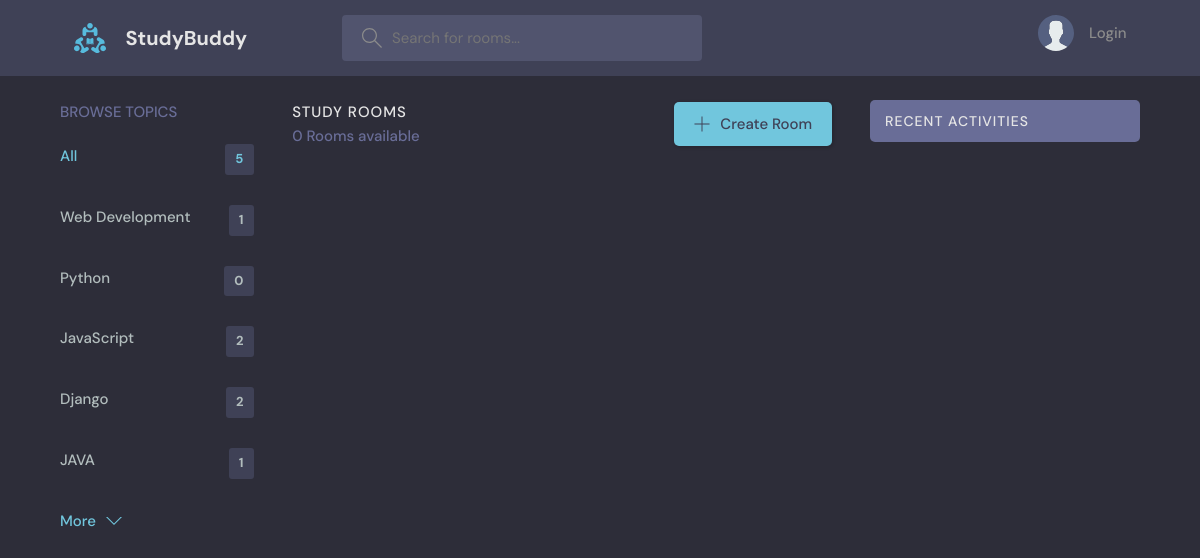
Before: /?q=REACT with the older database file.
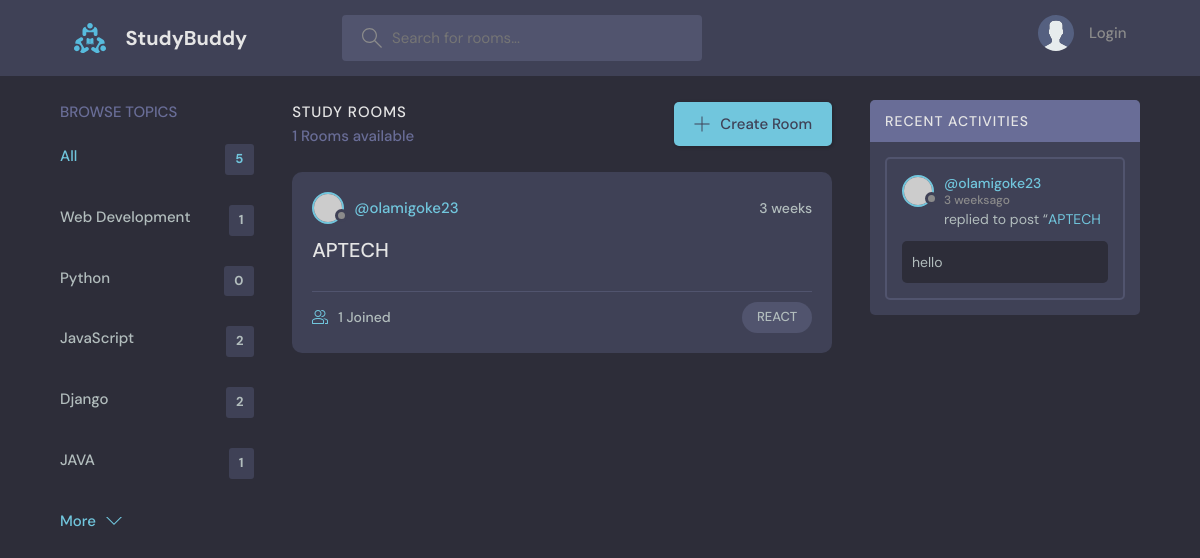
After: the same page with the newer database file.
### base/models.py (models this page shows, shortened)
class Topic(models.Model):
    name = models.CharField(max_length=200)

class Room(models.Model):
    host = models.ForeignKey(User, on_delete=models.SET_NULL, null=True)
    topic= models.ForeignKey(Topic, on_delete=models.SET_NULL, null=True)
    name = models.CharField(max_length=200)
    description = models.TextField(null=True, blank=True)
    participants = models.ManyToManyField(User, related_name='participants', blank=True)
    updated = models.DateTimeField(auto_now=True)
    created = models.DateTimeField(auto_now_add=True)
    class Meta:
        ordering = ['-updated', '-created']
    def __str__(self):
        return str(self.name)

class Message(models.Model):
    user = models.ForeignKey(User, on_delete=models.CASCADE)
    room = models.ForeignKey(Room, on_delete=models.CASCADE)
    body = models.TextField()
    updated = models.DateTimeField(auto_now=True)
    created = models.DateTimeField(auto_now_add=True)
    class Meta:
        ordering = ['-updated', '-created']

### base/views.py (the view)
# urls.py: path('', views.home, name="home"),
def home(request):
    q= request.GET.get('q') if request.GET.get('q') != None else ''
    rooms = Room.objects.filter(
        Q(topic__name__icontains=q) |
        Q(name__icontains=q) |
        Q(description__icontains=q)
        )
    topics = Topic.objects.all()[0:5]
    room_count = rooms.count()
    room_messages =  Message.objects.filter(Q(room__topic__name__icontains=q))
    context = {'rooms':rooms, 'topics': topics, 'room_count':room_count,
               'room_messages':room_messages}
    return render(request, "base/home.html", context)

### base/templates/base/home.html (shortened to what this page needs)
{% extends 'main.html' %}
{% block content %}
<main class="layout layout--3">
  <div class="container">
    {% include 'base/topics_component.html' %}
    <div class="roomList">
      <div class="roomList__header">
        <div>
          <h2>Study Rooms</h2>
          <p>{{room_count}} Rooms available</p>
        </div>
        <a class="btn btn--main" href="{% url 'create-room' %}">
          <svg version="1.1" xmlns="http://www.w3.org/2000/svg" width="32" height="32" viewBox="0 0 32 32">
            <title>add</title>
            <path
              d="M16.943 0.943h-1.885v14.115h-14.115v1.885h14.115v14.115h1.885v-14.115h14.115v-1.885h-14.115v-14.115z">
            </path>
          </svg>
          Create Room
        </a>
      </div>
      {% include 'base/feed_component.html' %}
    </div>
    {% include 'base/activity_component.html' %}
  </div>
</main>
{% endblock %}

### base/templates/base/topics_component.html
<div class="topics">
    <div class="topics__header">
      <h2>Browse Topics</h2>
    </div>
    <ul class="topics__list">
      <li>
        <a href="{% url 'home' %}" class="active">All <span>{{topics.count}}</span></a>
      </li>
      {% for topic in topics  %}
      <li>
        <a href="{% url 'home' %}?q={{topic.name}}">{{topic.name}}<span>{{topic.room_set.all.count}}</span></a>
      </li>
      {% endfor %}
    </ul>
    <a class="btn btn--link" href="{% url 'topics' %}">
      More
      <svg version="1.1" xmlns="http://www.w3.org/2000/svg" width="32" height="32" viewBox="0 0 32 32">
        <title>chevron-down</title>
        <path d="M16 21l-13-13h-3l16 16 16-16h-3l-13 13z"></path>
      </svg>
    </a>
  </div>

### base/templates/base/feed_component.html (shortened to what this page needs)
{% for room in rooms%}
<div class="roomListRoom">
    <div class="roomListRoom__header">
      <a href="{% url 'user-profile' room.host.id %}" class="roomListRoom__author">
        <div class="avatar avatar--small">
          <img src="https://randomuser.me/api/portraits/women/11.jpg" />
        </div>
        <span>@{{room.host.username}}</span>
      </a>
      <div class="roomListRoom__actions">
        <span>{{room.created|timesince}}</span>
      </div>
    </div>
    <div class="roomListRoom__content">
      <a href="{% url 'room' room.id %}">{{room.name}}</a>
    </div>
    <div class="roomListRoom__meta">
      <a href="{% url 'room' room.id %}" class="roomListRoom__joined">
        {{room.participants.all.count}} Joined
      </a>
      <p class="roomListRoom__topic">{{room.topic.name}}</p>
    </div>
  </div>
{% endfor %}

### base/templates/base/activity_component.html (shortened to what this page needs)
<div class="activities">
    <div class="activities__header">
      <h2>Recent Activities</h2>
    </div>
    {% for message in room_messages %}
    <div class="activities__box">
      <div class="activities__boxHeader roomListRoom__header">
        <a href="{% url 'user-profile' message.user.id %}" class="roomListRoom__author">
          <div class="avatar avatar--small">
            <img src="https://randomuser.me/api/portraits/women/11.jpg" />
          </div>
          <p>
            @{{message.user}}
            <span>{{message.created|timesince}}ago</span>
          </p>
        </a>
      </div>
      <div class="activities__boxContent">
        <p>replied to post “<a href="{% url 'room' message.room.id %}">{{message.room}}</a></p>
        <div class="activities__boxRoomContent">
          {{message.body}}
        </div>
      </div>
    </div>
    {% endfor %}
  </div>

Changed rows visible on the page:
added Room: host.username "olamigoke23", created "3 weeks", name "APTECH", participants.all.count "1", topic.name "REACT"
added Message: user "olamigoke23", created "3 weeks", room "APTECH", body "hello"
Other visible differences:
{{ room_count }}: "0" → "1"
